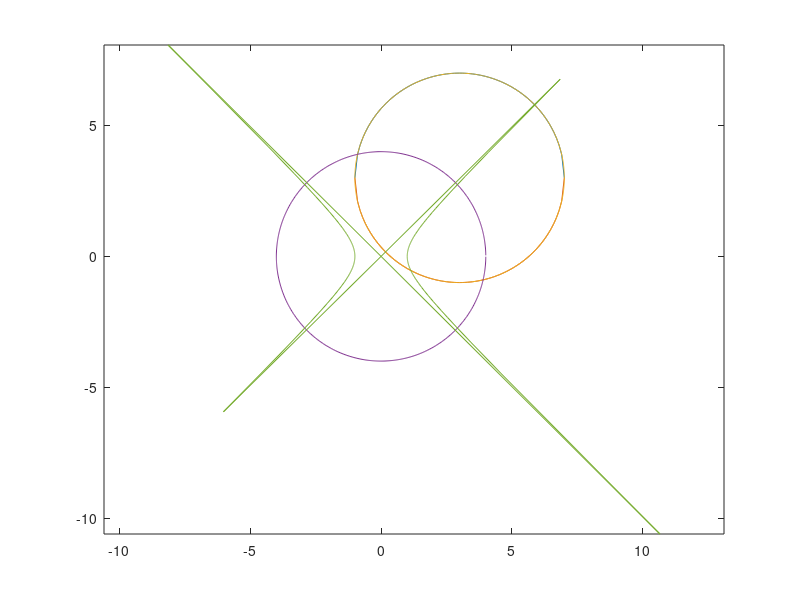

Write the MATLAB code that produced this figure.
clear; clc;

% KRUZNICE
% S(3,3), r = 4
x = -1:0.1:7;
y = 3+sqrt(16-(x-3).^2); % nutna tecka pred mocninou
plot(x,y);
hold on % nesmaze graf, primaluje nova data (zaklinadlo)
y = 3-sqrt(16-(x-3).^2);
plot(x,y);
axis equal % jednotka na ose x bude stejne velka jako na y (zaklinadlo)

% parametricky predpis
alfa = 0:0.01:2*pi; % od 0 do 2pi
x = 3+4*cos(alfa);
y = 3+4*sin(alfa);
plot(x,y);

% polarni souradnice
fi = 0:0.01:2*pi; % od 0 do 2pi
ro = 4*fi./fi;
polar(fi, ro);


% HYPERBOLA
ro = 1./sqrt(cos(fi).^2 - sin(fi).^2); % nutne tecky
polar(fi, ro);